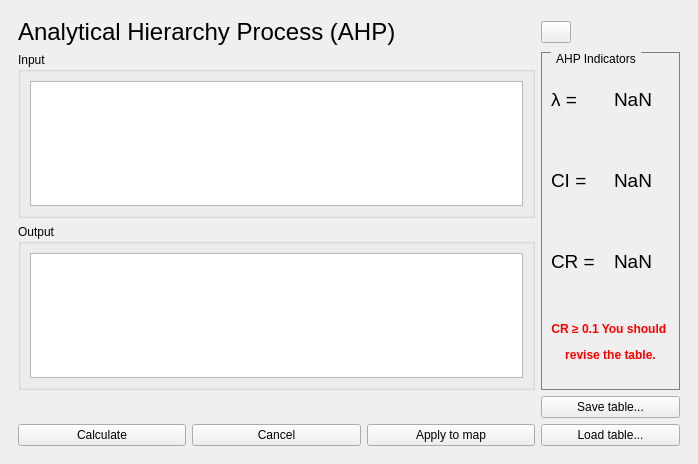
<?xml version="1.0" encoding="UTF-8"?>
<ui version="4.0">
 <class>DockWidget</class>
 <widget class="QDockWidget" name="DockWidget">
  <property name="geometry">
   <rect>
    <x>0</x>
    <y>0</y>
    <width>698</width>
    <height>464</height>
   </rect>
  </property>
  <property name="features">
   <set>QDockWidget::DockWidgetClosable|QDockWidget::DockWidgetMovable</set>
  </property>
  <property name="windowTitle">
   <string>AHP</string>
  </property>
  <widget class="QWidget" name="dockWidgetContents">
   <layout class="QVBoxLayout" name="verticalLayout">
    <item>
     <widget class="QWidget" name="widget" native="true">
      <property name="minimumSize">
       <size>
        <width>528</width>
        <height>306</height>
       </size>
      </property>
      <layout class="QGridLayout" name="gridLayout">
       <item row="0" column="0">
        <widget class="QLabel" name="label_3">
         <property name="font">
          <font>
           <pointsize>18</pointsize>
           <weight>50</weight>
           <bold>false</bold>
          </font>
         </property>
         <property name="text">
          <string>Analytical Hierarchy Process (AHP)</string>
         </property>
        </widget>
       </item>
       <item row="1" column="0">
        <layout class="QVBoxLayout" name="verticalLayout_4">
         <item>
          <widget class="QGroupBox" name="groupBox_3">
           <property name="title">
            <string>Input</string>
           </property>
           <layout class="QVBoxLayout" name="verticalLayout_2">
            <item>
             <widget class="QTableWidget" name="tableWidget">
              <property name="inputMethodHints">
               <set>Qt::ImhDigitsOnly</set>
              </property>
              <attribute name="horizontalHeaderMinimumSectionSize">
               <number>30</number>
              </attribute>
              <attribute name="horizontalHeaderDefaultSectionSize">
               <number>30</number>
              </attribute>
              <attribute name="horizontalHeaderStretchLastSection">
               <bool>false</bool>
              </attribute>
              <attribute name="verticalHeaderStretchLastSection">
               <bool>false</bool>
              </attribute>
             </widget>
            </item>
           </layout>
          </widget>
         </item>
         <item>
          <widget class="QGroupBox" name="groupBox_2">
           <property name="title">
            <string>Output</string>
           </property>
           <layout class="QVBoxLayout" name="verticalLayout_3">
            <item>
             <widget class="QTableWidget" name="tableWidget2">
              <property name="styleSheet">
               <string notr="true"/>
              </property>
             </widget>
            </item>
           </layout>
          </widget>
         </item>
        </layout>
       </item>
       <item row="3" column="0">
        <layout class="QHBoxLayout" name="horizontalLayout">
         <item>
          <widget class="QPushButton" name="calc_pushButton">
           <property name="layoutDirection">
            <enum>Qt::LeftToRight</enum>
           </property>
           <property name="autoFillBackground">
            <bool>false</bool>
           </property>
           <property name="text">
            <string>Calculate</string>
           </property>
           <property name="flat">
            <bool>false</bool>
           </property>
          </widget>
         </item>
         <item>
          <widget class="QPushButton" name="cancel_pushButton">
           <property name="text">
            <string>Cancel</string>
           </property>
          </widget>
         </item>
         <item>
          <widget class="QPushButton" name="AHPWeightingsApply_pushButton">
           <property name="text">
            <string>Apply to map</string>
           </property>
          </widget>
         </item>
        </layout>
       </item>
       <item row="2" column="1">
        <widget class="QPushButton" name="save_pushButton">
         <property name="text">
          <string>Save table...</string>
         </property>
        </widget>
       </item>
       <item row="3" column="1">
        <widget class="QPushButton" name="load_pushButton">
         <property name="text">
          <string>Load table...</string>
         </property>
        </widget>
       </item>
       <item row="1" column="1">
        <widget class="QGroupBox" name="groupBox">
         <property name="minimumSize">
          <size>
           <width>130</width>
           <height>0</height>
          </size>
         </property>
         <property name="styleSheet">
          <string notr="true">QGroupBox { 
     border: 1px solid gray; 
 }

QGroupBox::title {
    left: 10px;
    padding: 0 3px 0 3px;
}</string>
         </property>
         <property name="title">
          <string>AHP Indicators</string>
         </property>
         <layout class="QGridLayout" name="gridLayout_2">
          <item row="3" column="0" colspan="2">
           <widget class="QLabel" name="warningCR_label">
            <property name="font">
             <font>
              <weight>75</weight>
              <bold>true</bold>
             </font>
            </property>
            <property name="text">
             <string>&lt;html&gt;&lt;head/&gt;&lt;body&gt;&lt;p&gt;&lt;span style=&quot; color:#ff0000;&quot;&gt;CR ≥ 0.1 You should &lt;/span&gt;&lt;/p&gt;&lt;p&gt;&lt;span style=&quot; color:#ff0000;&quot;&gt;revise the table.&lt;/span&gt;&lt;/p&gt;&lt;/body&gt;&lt;/html&gt;</string>
            </property>
            <property name="alignment">
             <set>Qt::AlignCenter</set>
            </property>
           </widget>
          </item>
          <item row="2" column="1">
           <widget class="QLabel" name="label_7">
            <property name="font">
             <font>
              <pointsize>14</pointsize>
             </font>
            </property>
            <property name="text">
             <string>NaN</string>
            </property>
           </widget>
          </item>
          <item row="0" column="0">
           <widget class="QLabel" name="label_9">
            <property name="font">
             <font>
              <pointsize>14</pointsize>
             </font>
            </property>
            <property name="text">
             <string>λ =</string>
            </property>
           </widget>
          </item>
          <item row="0" column="1">
           <widget class="QLabel" name="label_5">
            <property name="font">
             <font>
              <pointsize>14</pointsize>
             </font>
            </property>
            <property name="text">
             <string>NaN</string>
            </property>
           </widget>
          </item>
          <item row="1" column="0">
           <widget class="QLabel" name="label_10">
            <property name="font">
             <font>
              <pointsize>14</pointsize>
             </font>
            </property>
            <property name="text">
             <string>CI =</string>
            </property>
           </widget>
          </item>
          <item row="2" column="0">
           <widget class="QLabel" name="label_11">
            <property name="font">
             <font>
              <pointsize>14</pointsize>
             </font>
            </property>
            <property name="text">
             <string>CR =</string>
            </property>
           </widget>
          </item>
          <item row="1" column="1">
           <widget class="QLabel" name="label_6">
            <property name="font">
             <font>
              <pointsize>14</pointsize>
             </font>
            </property>
            <property name="text">
             <string>NaN</string>
            </property>
           </widget>
          </item>
         </layout>
        </widget>
       </item>
       <item row="0" column="1">
        <widget class="QPushButton" name="help_pushButton">
         <property name="maximumSize">
          <size>
           <width>30</width>
           <height>16777215</height>
          </size>
         </property>
         <property name="text">
          <string/>
         </property>
        </widget>
       </item>
      </layout>
     </widget>
    </item>
   </layout>
  </widget>
 </widget>
 <resources/>
 <connections/>
</ui>
